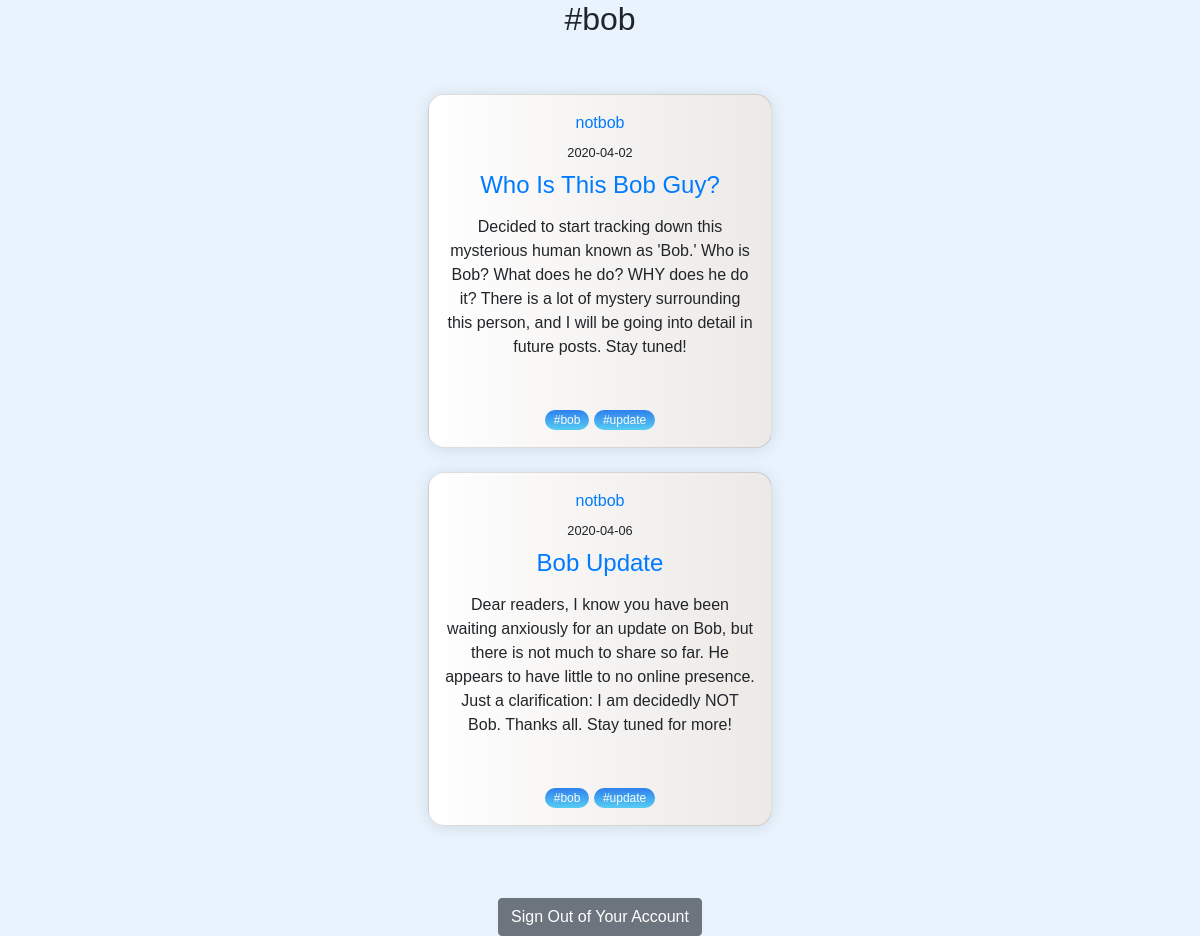
The app's page /tags.php?tag=bob (signed in) with its own data.
### tables this page shows
CREATE TABLE blogstags (
  blogid int(10) unsigned NOT NULL,
  tag varchar(20) NOT NULL,
  PRIMARY KEY (blogid,tag),
  CONSTRAINT blogstags_ibfk_1 FOREIGN KEY (blogid) REFERENCES blogs (blogid)
);

CREATE TABLE blogs (
  blogid int(10) unsigned NOT NULL AUTO_INCREMENT,
  subject varchar(50) DEFAULT NULL,
  description varchar(250) DEFAULT NULL,
  pdate date DEFAULT NULL,
  created_by varchar(45) DEFAULT NULL,
  PRIMARY KEY (blogid),
  KEY FK1_idx (description),
  KEY FK1 (created_by),
  CONSTRAINT FK1 FOREIGN KEY (created_by) REFERENCES users (username)
);

### tags.php (the view, shortened to what this page needs)
<?php
require_once "config.php";
$result = mysqli_query($link, "SELECT * FROM blogs INNER JOIN blogstags ON blogstags.tag = '".$_GET['tag'] ."' &&blogstags.blogid = blogs.blogid");
?>
<!DOCTYPE html>
<html lang="en">
<head>
	<link rel="stylesheet" href="https://stackpath.bootstrapcdn.com/bootstrap/4.5.2/css/bootstrap.min.css">
	<link rel="stylesheet" href="style.css">
</head>
<body>
	<section>
		<h2>#<?php echo $_GET["tag"] ?></h2>
	<br><br>
            <?php
				$previousID = "";
                while($rows=mysqli_fetch_assoc($result))
                {
             ?>
			 <?php if($previousID != $rows['blogid'] ):?>
  <div class="card">
    <div class="card__body">
	 <a href="userProfileFollow.php?user= <?php echo $rows['created_by']?>"><?php echo $rows['created_by'];?></a>
          <small><?php echo $rows['pdate'];?></small>
      <h4><a href="comment.php?blogid= <?php echo $rows['blogid'] ?>"><?php echo $rows['subject'];?></a></h4>
      <p><?php echo ($rows['description']);?></p>
    </div>
    <div class="card__footer">
	<?php
	  $result2 = mysqli_query($link, "SELECT * FROM blogstags WHERE blogid = '" . $rows['blogid'] . "'");
	  while($rows2=mysqli_fetch_assoc($result2))
	  {
  ?>
  <span class="tag tag-blue"><?php echo trim('#'.(preg_replace("/\s+/", "",$rows2['tag'])));?></span><?php }
  ?>
    </div>
  </div>
  <br>
				<?php endif; ?>
			<?php
				$previousID =$rows['blogid'];
				}
			?>
    </section>
	<br><br>
        <a href="logout.php" class="btn btn-secondary">Sign Out of Your Account</a><br><br>
</body>
</html>

### style.css (style rules this page uses)
body { background-color: #f7fef6; text-align: center; }
*, *::before, *::after { box-sizing: border-box; padding: 0; margin: 0; }
body { font-family: "Quicksand", sans-serif; display: grid; place-items: center; height: 100vh; background: #e8f3fd; }
.card { display: flex; flex-direction: column; width: clamp(20rem, calc(20rem + 2vw), 22rem); overflow: hidden; box-shadow: 0 0.1rem 1rem rgba(0, 0, 0, 0.1); border-radius: 1em; background: #ece9e6; background: linear-gradient(to right, #ffffff, #ece9e6); }
.card__body { padding: 1rem; display: flex; flex-direction: column; gap: 0.5rem; }
.tag { align-self: flex-start; padding: 0.25em 0.75em; border-radius: 1em; font-size: 0.75rem; }
.tag-blue { background: #56ccf2; background: linear-gradient(to bottom, #2f80ed, #56ccf2); color: #fafafa; }
.card__body h4 { font-size: 1.5rem; text-transform: capitalize; }
.card__footer { padding: 1rem; margin-top: auto; }

### records on screen
blogstags: blogid.created_by "notbob", blogid.pdate "2020-04-02", blogid.subject "Who Is This Bob Guy?", blogid.description "Decided to start tracking down this mysterious human known as 'Bob.' Who is Bob? What does he do? WHY does he do it? There is a lot of mystery surrounding this person, and I will be going into detail in future posts. Stay tuned!", tag "#bob"
blogstags: tag "#update"
blogstags: blogid.created_by "notbob", blogid.pdate "2020-04-06", blogid.subject "Bob Update", blogid.description "Dear readers, I know you have been waiting anxiously for an update on Bob, but there is not much to share so far. He appears to have little to no online presence. Just a clarification: I am decidedly NOT Bob. Thanks all. Stay tuned for more!", tag "#bob"
blogstags: tag "#update"

### other values on screen
$_GET["tag"] "bob"
